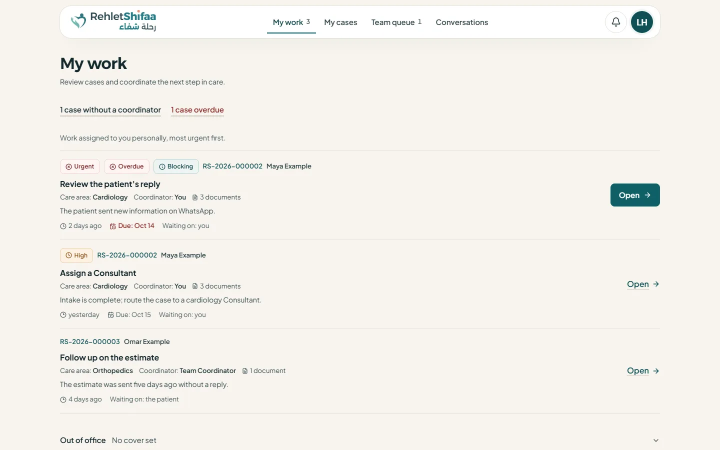
#> input picture docs/demo/assets/03-my-work.webp, 1440 x 900 px, given in place of home.png, which was not available (shown at 1/2 size)
$ python procnew.py
#> lines starting #> are read from the running program, lines starting #| are printed output that depends on the picture
from PIL import Image, ImageFilter
D='.demo-shots/'; O='docs/demo/assets/'
SARA=(1008,384,1125,408); ALA=(1000,630,1150,654)
jobs=[
 ('01-home','home',(0,0,1440,960),[]),
 ('02-intake','intake',(110,100,1330,1360),[]),
 ('03-received','received',(200,130,1240,960),[]),
 ('04-my-work','my-work',(0,0,1440,780),[]),
 ('05-case-prepare','case-prepare',(110,0,1330,720),[]),
 ('06-consultant-review','case-review',(110,100,1330,1100),[(425,258,520,284)]),
 ('07-estimate-ready','patient-proposal-ready',(110,100,1330,1330),[SARA,ALA]),
 ('08-verify','verify',(200,100,1240,660),[]),
 ('09-deposit','patient-pay-deposit',(110,330,1330,1960),[SARA,ALA]),
 ('10-deposit-paid','patient-deposit-paid',(110,280,1330,1180),[SARA,ALA]),
 ('11-admission','case-treat',(110,540,1040,1070),[(138,632,268,658)]),
 ('12-treatment','case-treat',(110,1075,1040,1700),[]),
 ('13-discharge','case-follow',(110,540,1040,1560),[]),
 ('14-follow-up','case-follow',(110,2120,1040,2560),[]),
]
for n,f,box,bl in jobs:
    im=Image.open(D+f+'.png').convert('RGB')
#> im is the input picture: PIL image 1440x900 RGB; mean R, G, B 243.7, 240.8, 235.4
    for b in bl: im.paste(im.crop(b).filter(ImageFilter.GaussianBlur(9)),b[:2])
    c=im.crop(box); c.save(O+n+'.webp','WEBP',quality=84,method=6); print(n,c.size)
#> after `c = im.crop(box)`:
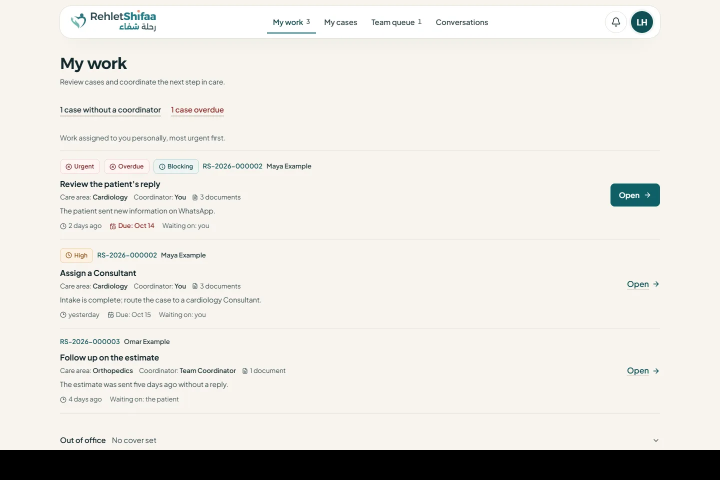
#> c: PIL image 1440x960 RGB (shown at 1/2 size); mean R, G, B 228.5, 225.8, 220.7
#| 01-home (1440, 960)
#> pass 2 of the loop `for n,f,box,bl in jobs:`:
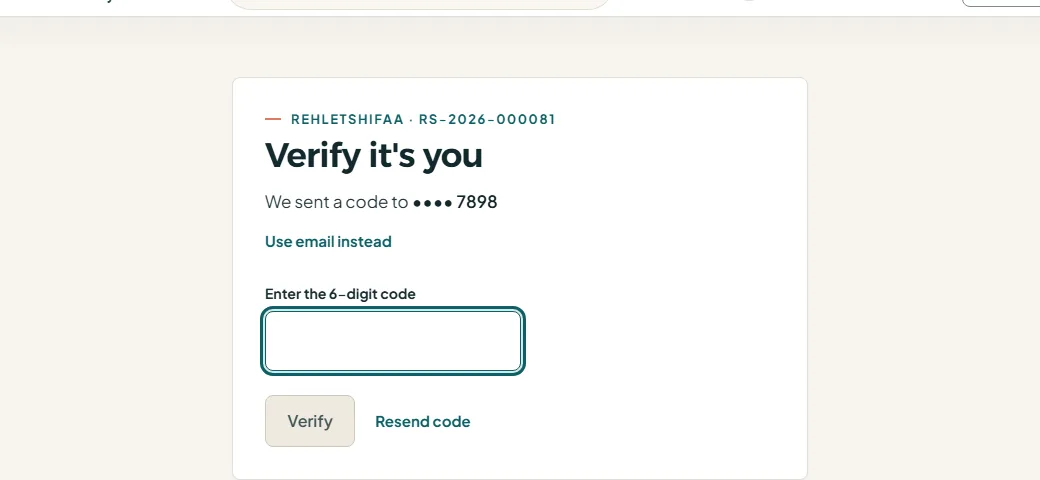
#> input picture docs/demo/assets/07-verify.webp, 1040 x 480 px, given in place of intake.png, which was not available
#> im is the input picture: PIL image 1040x480 RGB; mean R, G, B 246.8, 245.7, 242.6
#> `c = im.crop(box)`:
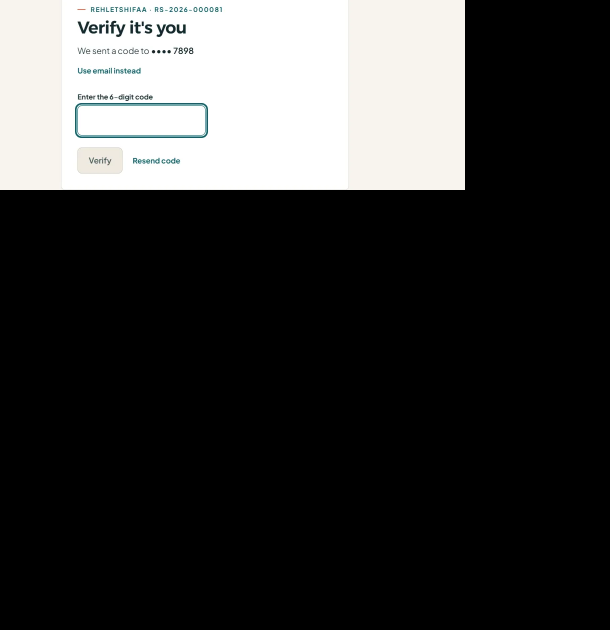
#> c: PIL image 1220x1260 RGB (shown at 1/2 size); mean R, G, B 56.6, 56.6, 56
#| 02-intake (1220, 1260)
#> (the run stopped early here; a loop or call above may not have finished)
